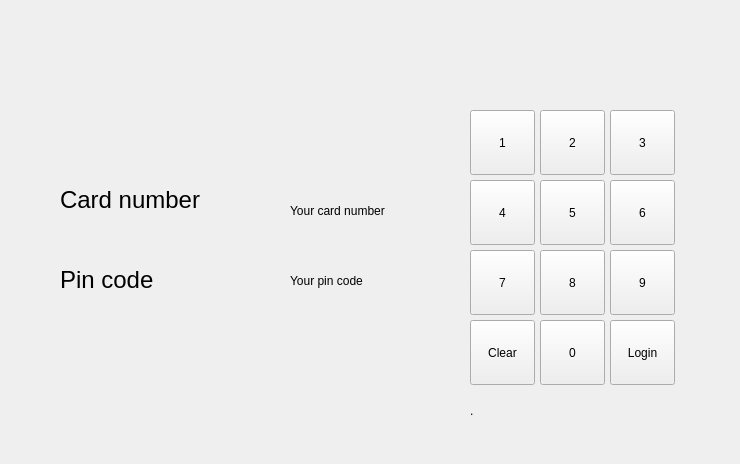
<?xml version="1.0" encoding="UTF-8"?>
<ui version="4.0">
 <class>Login</class>
 <widget class="QWidget" name="Login">
  <property name="geometry">
   <rect>
    <x>0</x>
    <y>0</y>
    <width>740</width>
    <height>464</height>
   </rect>
  </property>
  <property name="windowTitle">
   <string>Form</string>
  </property>
  <widget class="QPushButton" name="btn1">
   <property name="geometry">
    <rect>
     <x>470</x>
     <y>110</y>
     <width>65</width>
     <height>65</height>
    </rect>
   </property>
   <property name="text">
    <string>1</string>
   </property>
  </widget>
  <widget class="QPushButton" name="btn4">
   <property name="geometry">
    <rect>
     <x>470</x>
     <y>180</y>
     <width>65</width>
     <height>65</height>
    </rect>
   </property>
   <property name="text">
    <string>4</string>
   </property>
  </widget>
  <widget class="QLabel" name="label_9">
   <property name="geometry">
    <rect>
     <x>60</x>
     <y>170</y>
     <width>200</width>
     <height>60</height>
    </rect>
   </property>
   <property name="font">
    <font>
     <pointsize>18</pointsize>
    </font>
   </property>
   <property name="text">
    <string>Card number</string>
   </property>
  </widget>
  <widget class="QPushButton" name="btn3">
   <property name="geometry">
    <rect>
     <x>610</x>
     <y>110</y>
     <width>65</width>
     <height>65</height>
    </rect>
   </property>
   <property name="text">
    <string>3</string>
   </property>
  </widget>
  <widget class="QLabel" name="label_10">
   <property name="geometry">
    <rect>
     <x>60</x>
     <y>250</y>
     <width>200</width>
     <height>60</height>
    </rect>
   </property>
   <property name="font">
    <font>
     <pointsize>18</pointsize>
    </font>
   </property>
   <property name="text">
    <string>Pin code</string>
   </property>
  </widget>
  <widget class="QLabel" name="labelPincode">
   <property name="geometry">
    <rect>
     <x>290</x>
     <y>250</y>
     <width>111</width>
     <height>61</height>
    </rect>
   </property>
   <property name="text">
    <string>Your pin code</string>
   </property>
  </widget>
  <widget class="QPushButton" name="btn9">
   <property name="geometry">
    <rect>
     <x>610</x>
     <y>250</y>
     <width>65</width>
     <height>65</height>
    </rect>
   </property>
   <property name="text">
    <string>9</string>
   </property>
  </widget>
  <widget class="QPushButton" name="btnClear">
   <property name="geometry">
    <rect>
     <x>470</x>
     <y>320</y>
     <width>65</width>
     <height>65</height>
    </rect>
   </property>
   <property name="text">
    <string>Clear</string>
   </property>
  </widget>
  <widget class="QPushButton" name="btnLogin">
   <property name="geometry">
    <rect>
     <x>610</x>
     <y>320</y>
     <width>65</width>
     <height>65</height>
    </rect>
   </property>
   <property name="text">
    <string>Login</string>
   </property>
  </widget>
  <widget class="QPushButton" name="btn2">
   <property name="geometry">
    <rect>
     <x>540</x>
     <y>110</y>
     <width>65</width>
     <height>65</height>
    </rect>
   </property>
   <property name="text">
    <string>2</string>
   </property>
  </widget>
  <widget class="QPushButton" name="btn7">
   <property name="geometry">
    <rect>
     <x>470</x>
     <y>250</y>
     <width>65</width>
     <height>65</height>
    </rect>
   </property>
   <property name="text">
    <string>7</string>
   </property>
  </widget>
  <widget class="QPushButton" name="btn0">
   <property name="geometry">
    <rect>
     <x>540</x>
     <y>320</y>
     <width>65</width>
     <height>65</height>
    </rect>
   </property>
   <property name="text">
    <string>0</string>
   </property>
  </widget>
  <widget class="QPushButton" name="btn6">
   <property name="geometry">
    <rect>
     <x>610</x>
     <y>180</y>
     <width>65</width>
     <height>65</height>
    </rect>
   </property>
   <property name="text">
    <string>6</string>
   </property>
  </widget>
  <widget class="QLabel" name="labelCardnumber">
   <property name="geometry">
    <rect>
     <x>290</x>
     <y>180</y>
     <width>131</width>
     <height>61</height>
    </rect>
   </property>
   <property name="font">
    <font>
     <pointsize>9</pointsize>
    </font>
   </property>
   <property name="styleSheet">
    <string notr="true"/>
   </property>
   <property name="text">
    <string>Your card number</string>
   </property>
  </widget>
  <widget class="QPushButton" name="btn5">
   <property name="geometry">
    <rect>
     <x>540</x>
     <y>180</y>
     <width>65</width>
     <height>65</height>
    </rect>
   </property>
   <property name="text">
    <string>5</string>
   </property>
  </widget>
  <widget class="QPushButton" name="btn8">
   <property name="geometry">
    <rect>
     <x>540</x>
     <y>250</y>
     <width>65</width>
     <height>65</height>
    </rect>
   </property>
   <property name="text">
    <string>8</string>
   </property>
  </widget>
  <widget class="QLabel" name="labelInfo">
   <property name="geometry">
    <rect>
     <x>470</x>
     <y>400</y>
     <width>201</width>
     <height>21</height>
    </rect>
   </property>
   <property name="text">
    <string>.</string>
   </property>
  </widget>
 </widget>
 <resources/>
 <connections/>
</ui>
